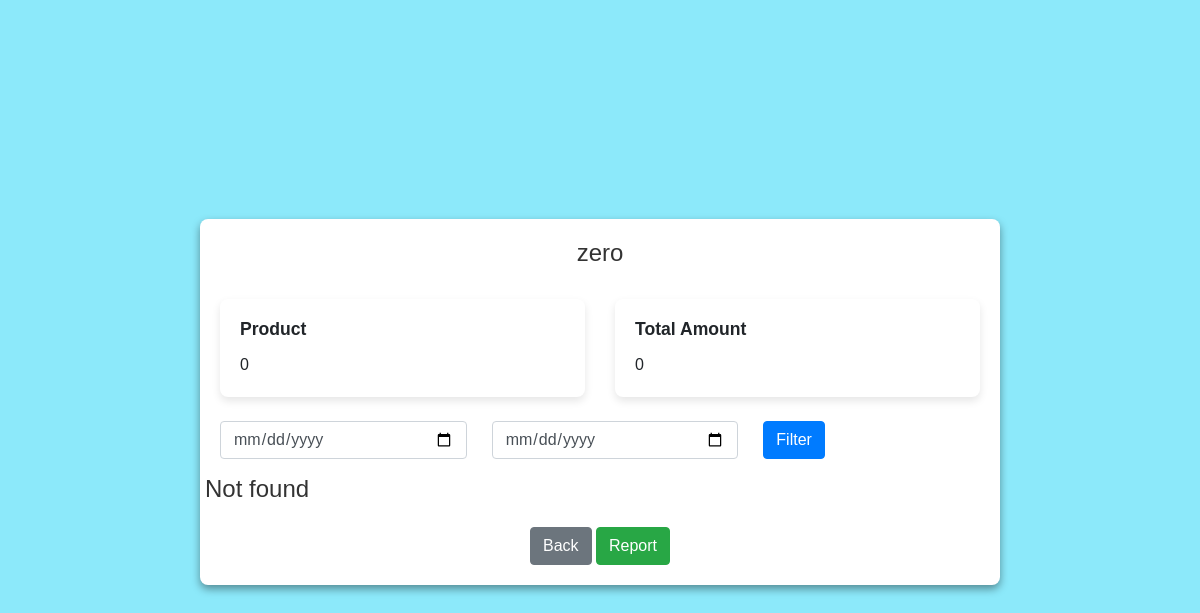
Before: /profile/ (signed in) with the older database file.
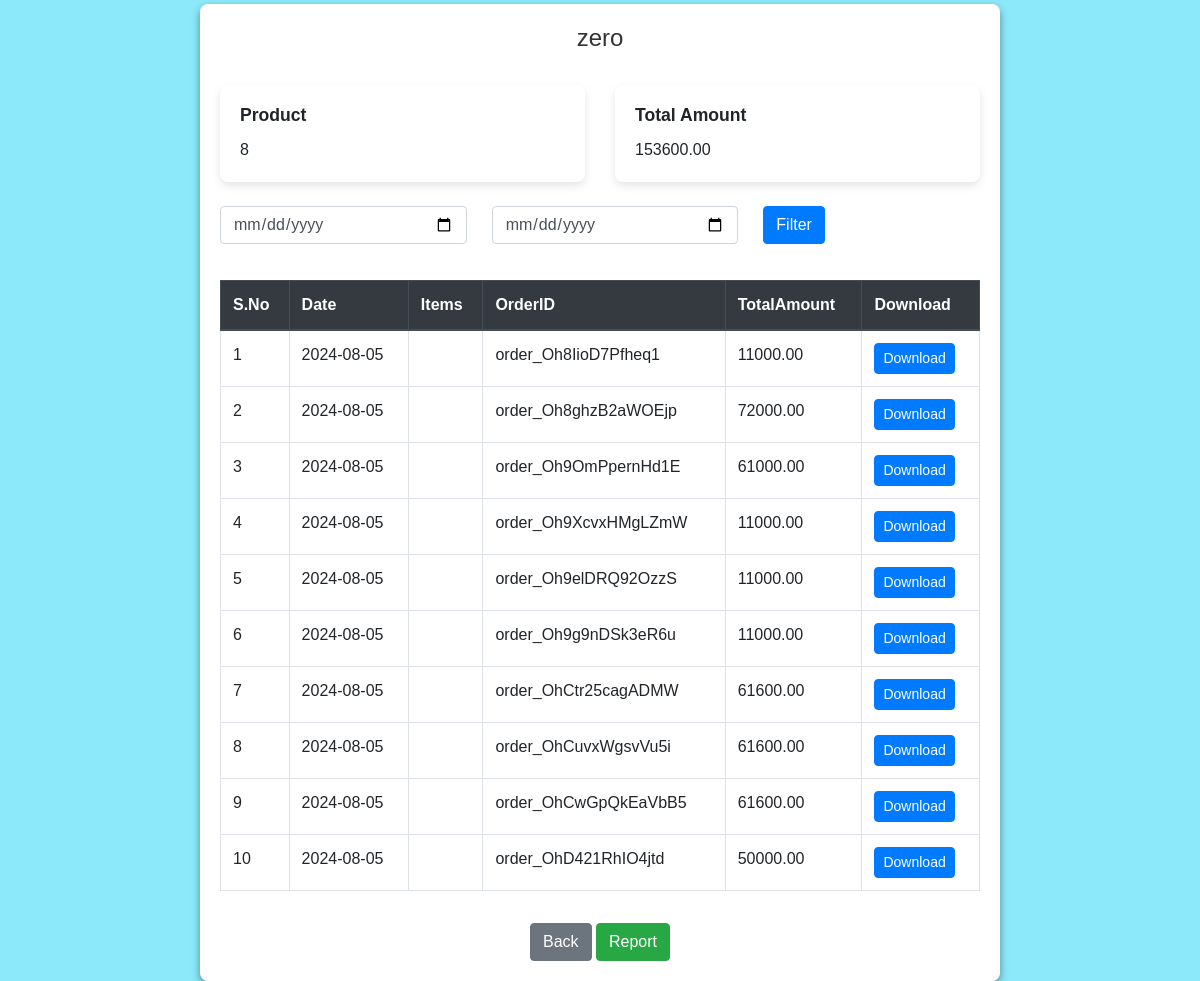
After: the same page with the newer database file.
### base/models.py (models this page shows, shortened)
class Order(models.Model):
    order_id = models.CharField(max_length=100, unique=True)
    total_amount = models.DecimalField(max_digits=10, decimal_places=2)
    user = models.ForeignKey(User, on_delete=models.CASCADE)
    items = models.ManyToManyField(Cart)
    created=models.DateTimeField(auto_now_add=True)

### base/views.py (the view)
# urls.py: path('profile/', views.profile, name='profile'),
def profile(request):
    today = datetime.now().date()
    start_date = request.GET.get('start_date')
    end_date = request.GET.get('end_date')
    if start_date:
        start_date = parse_date(start_date)
    if end_date:
        end_date = parse_date(end_date)
    cart_items = Cart.objects.filter(user=request.user, is_sold=True)
    orders = Order.objects.filter(user=request.user)
    if start_date and end_date:
        cart_items = cart_items.filter(created__date__range=[start_date, end_date])
        orders = orders.filter(created__date__range=[start_date, end_date])
    elif start_date:
        cart_items = cart_items.filter(created__date__gte=start_date)
        orders = orders.filter(created__date__gte=start_date)
    elif end_date:
        cart_items = cart_items.filter(created__date__lte=end_date)
        orders = orders.filter(created__date__lte=end_date)
    cart_count = cart_items.count()
    value = sum(item.total for item in cart_items)
    context = {
        'cart_count': cart_count,
        'amt': cart_items,
        'value': value,
        'start_date': start_date,
        'end_date': end_date,
        'orders': orders,
        'today_date': today,
    }
    return render(request, 'order.html', context)

### base/templates/order.html (shortened to what this page needs)
<!DOCTYPE html>
<html lang="en">
<head>
    <link href="https://stackpath.bootstrapcdn.com/bootstrap/4.5.2/css/bootstrap.min.css" rel="stylesheet">
    <link rel="stylesheet" href="//code.jquery.com/ui/1.12.1/themes/base/jquery-ui.css">
</head>
<body>
    <div class="container mt-1">
        <div class="row">
            <div class="col-12 mb-4 text-center">
                <h4>{{ request.user.username }}</h4>
            </div>
            <div class="col-12 mb-4">
                <div class="card-deck">
                    <div class="card">
                        <div class="card-body">
                            <h6 class="card-title">Product</h6>
                            <p class="card-text">{{ cart_count }}</p>
                        </div>
                    </div>
                    <div class="card">
                        <div class="card-body">
                            <h6 class="card-title">Total Amount</h6>
                            <p class="card-text">{{ value }}</p>
                        </div>
                    </div>
                </div>
            </div>
            <div class="col-12">
                <form method="get" action="">
                    <div class="form-row">
                        <div class="form-group col-md-4">
                            <input type="date" id="start_date" name="start_date" class="form-control" placeholder="Start Date" value="{{ request.GET.start_date }}">
                        </div>
                        <div class="form-group col-md-4">
                            <input type="date" id="end_date" name="end_date" class="form-control" placeholder="End Date" value="{{ request.GET.end_date }}">
                        </div>
                        <div class="form-group col-md-2">
                            <button type="submit" class="btn btn-primary">Filter</button>
                        </div>
                    </div>
                </form>
            </div>
            {% if orders %}
            <div class="col-12">
                <div class="table-responsive-md">
                    <table class="table table-bordered">
                        <thead class="thead-dark">
                            <tr>
                                <th>S.No</th>
                                <th>Date</th>
                                <th>Items</th>
                                <th>OrderID</th>
                                <th>TotalAmount</th>
                                <th>Download</th>
                            </tr>
                        </thead>
                        <tbody>
                            {% for item in orders %}
                                <tr>
                                    <td>{{ forloop.counter }}</td>
                                    <td>{{ item.created|date:"Y-m-d" }}</td>
                                    <td>
                                    </td>
                                    <td>{{ item.order_id }}</td>
                                    <td>{{ item.total_amount }}</td>
                                    <td>
                                        <a href="{% url 'download' item.id %}" class="btn btn-primary btn-sm">Download</a>
                                    </td>
                                </tr>
                            {% endfor %}
                        </tbody>
                    </table>
                </div>
            </div>
            {% else %}
            <h4>
                Not found
            </h4>
            {% endif %}
            <div class="col-12 text-center mt-3">
                <button class="btn btn-secondary" onclick="showLoader()">
                    <a href="{% url 'home' %}" style="color: inherit; text-decoration: none;">Back</a>
                </button>
                {% if request.user.is_superuser %}
                <button class="btn btn-success" onclick="showLoader()">
                    <a href="{% url 'report' %}" style="color: inherit; text-decoration: none;">Report</a>
                </button>
                {% endif %}
        </div>
            </div>
        </div>
</body>
</html>

Changed rows visible on the page:
now on this page (row edited): Order: created "2024-08-05", order_id "order_Oh8IioD7Pfheq1", total_amount "11000.00"
now on this page (row edited): Order: created "2024-08-05", order_id "order_Oh8ghzB2aWOEjp", total_amount "72000.00"
now on this page (row edited): Order: created "2024-08-05", order_id "order_Oh9OmPpernHd1E", total_amount "61000.00"
now on this page (row edited): Order: created "2024-08-05", order_id "order_Oh9XcvxHMgLZmW", total_amount "11000.00"
now on this page (row edited): Order: created "2024-08-05", order_id "order_Oh9elDRQ92OzzS", total_amount "11000.00"
now on this page (row edited): Order: created "2024-08-05", order_id "order_Oh9g9nDSk3eR6u", total_amount "11000.00"
now on this page (row edited): Order: created "2024-08-05", order_id "order_OhCtr25cagADMW", total_amount "61600.00"
now on this page (row edited): Order: created "2024-08-05", order_id "order_OhCuvxWgsvVu5i", total_amount "61600.00"
now on this page (row edited): Order: created "2024-08-05", order_id "order_OhCwGpQkEaVbB5", total_amount "61600.00"
now on this page (row edited): Order: created "2024-08-05", order_id "order_OhD421RhIO4jtd", total_amount "50000.00"
Other visible differences:
{{ cart_count }}: "0" → "8"
{{ value }}: "0" → "153600.00"
text no longer shown: "Not found"
text now shown: "S.No Date Items OrderID TotalAmount Download"
